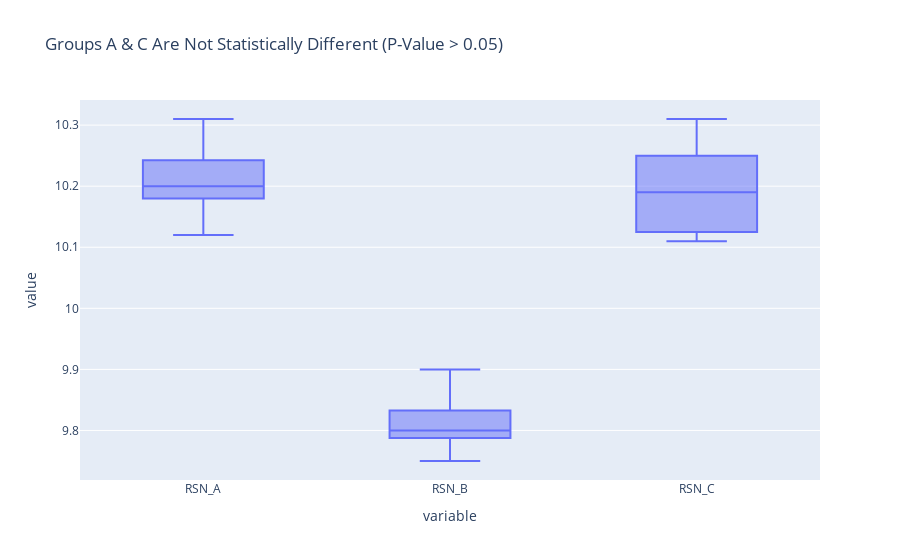

The cell this chart's notebook holds for it:
### Code cell
fig1=px.box(rsn_df, title='Groups A & C Are Not Statistically Different (P-Value > 0.05)')
fig1.update_layout(boxmode = "overlay")
fig1.show()

### Figure 1 — Plotly figure (JSON) as saved in the notebook; plotly's stock layout.template omitted (floating-point values rounded to 4 significant figures)
{"data": [{"alignmentgroup": "True", "hovertemplate": "variable=%{x}<br>value=%{y}<extra></extra>", "legendgroup": "", "marker": {"color": "#636efa"}, "name": "", "notched": false, "offsetgroup": "", "orientation": "v", "showlegend": false, "type": "box", "x": ["RSN_A", "RSN_A", "RSN_A", "RSN_A", "RSN_A", "RSN_B", "RSN_B", "RSN_B", "RSN_B", "RSN_B", "RSN_C", "RSN_C", "RSN_C", "RSN_C", "RSN_C"], "x0": " ", "xaxis": "x", "y": [10.2, 10.2, 10.12, 10.31, 10.22, 9.81, 9.9, 9.75, 9.8, 9.8, 10.11, 10.19, 10.13, 10.23, 10.31], "y0": " ", "yaxis": "y"}], "layout": {"boxmode": "overlay", "legend": {"tracegroupgap": 0}, "title": {"text": "Groups A & C Are Not Statistically Different (P-Value > 0.05)"}, "xaxis": {"anchor": "y", "domain": [0, 1], "title": {"text": "variable"}}, "yaxis": {"anchor": "x", "domain": [0, 1], "title": {"text": "value"}}}}
